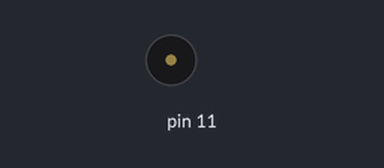
Simulated run of this sketch. Board: Arduino Uno, built with avr-gcc and run on an emulated ATmega328P. Parts: buzzer (waves = sounding).

Above: at 0.48 s.
At 6.9 s:
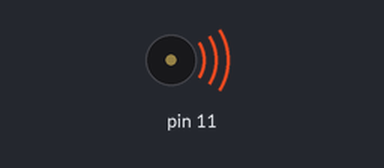
Timing chart, 0 to 10.4 s (numbered marks = the images above):
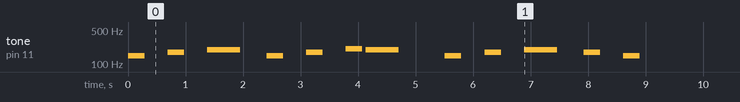

Measured:
- by itself, tone on pin 11: plays 147 Hz for 0.29 s, 175 Hz for 0.29 s, 196 Hz for 0.58 s, 147 Hz for 0.29 s, 175 Hz for 0.29 s, 208 Hz for 0.29 s … (12 notes in this stretch)

The sketch:

Teste_som_arduino.ino
```cpp
#include "pitches.h"
#define NO_SOUND 0

// Notas que devem ser tocadas ordenadamente;
// arrays de cada compasso da musica

int melodia[] = {
 NOTE_D3, NO_SOUND, NOTE_F3, NO_SOUND, NOTE_G3, NO_SOUND, NOTE_D3,
 NO_SOUND, NOTE_F3, NO_SOUND, NOTE_GS3, NOTE_G3, NO_SOUND,
 NOTE_D3, NO_SOUND, NOTE_F3, NO_SOUND, NOTE_G3, NO_SOUND, NOTE_F3,
 NO_SOUND, NOTE_D3, NO_SOUND, NO_SOUND
}


 ;
// Duração das Notas: Colcheia:8; Semínima: 4; Mínima:2; Semibreve:1
int tempoNotas[] ={
   8,8,8,8,4,8,8,
   8,8,8,8,4,4,
   8,8,8,8,4,8,8,
   8,8,4,4
};
const int compasso = 2300; // Altera o compasso da música
void setup(){

 // int melodia[] = compasso

  for (int Nota = 0; Nota <sizeof(melodia)-1; Nota++){//o número 7 indica quantas notas tem a nossa matriz.
    int tempo = compasso/tempoNotas[Nota]; //Tempo = compasso dividido pela indicação da matriz tempoNotas.
    tone(11, melodia[Nota],tempo); //Toca a nota indicada pela matriz melodia durante o tempo.
    // Para distinguir as notas adicionamos um tempo entre elas (tempo da nota + 20%).
    delay(tempo*1.2);
  }
}
void loop(){
  //Não é necessária a repetição pois a mesma será feita pelo botão Reset.
}
//Fim de Programa
```

pitches.h
```cpp
/*************************************************
 * Public Constants
 *************************************************/

#define NOTE_B0  31
#define NOTE_C1  33
#define NOTE_CS1 35
#define NOTE_D1  37
#define NOTE_DS1 39
#define NOTE_E1  41
#define NOTE_F1  44
#define NOTE_FS1 46
#define NOTE_G1  49
#define NOTE_GS1 52
#define NOTE_A1  55
#define NOTE_AS1 58
#define NOTE_B1  62
#define NOTE_C2  65
#define NOTE_CS2 69
#define NOTE_D2  73
#define NOTE_DS2 78
#define NOTE_E2  82
#define NOTE_F2  87
#define NOTE_FS2 93
#define NOTE_G2  98
#define NOTE_GS2 104
#define NOTE_A2  110
#define NOTE_AS2 117
#define NOTE_B2  123
#define NOTE_C3  131
#define NOTE_CS3 139
#define NOTE_D3  147
#define NOTE_DS3 156
#define NOTE_E3  165
#define NOTE_F3  175
#define NOTE_FS3 185
#define NOTE_G3  196
#define NOTE_GS3 208
#define NOTE_A3  220
#define NOTE_AS3 233
#define NOTE_B3  247
#define NOTE_C4  262
#define NOTE_CS4 277
#define NOTE_D4  294
#define NOTE_DS4 311
#define NOTE_E4  330
#define NOTE_F4  349
#define NOTE_FS4 370
#define NOTE_G4  392
#define NOTE_GS4 415
#define NOTE_A4  440
#define NOTE_AS4 466
#define NOTE_B4  494
#define NOTE_C5  523
#define NOTE_CS5 554
#define NOTE_D5  587
#define NOTE_DS5 622
#define NOTE_E5  659
#define NOTE_F5  698
#define NOTE_FS5 740
#define NOTE_G5  784
#define NOTE_GS5 831
#define NOTE_A5  880
#define NOTE_AS5 932
#define NOTE_B5  988
#define NOTE_C6  1047
#define NOTE_CS6 1109
#define NOTE_D6  1175
#define NOTE_DS6 1245
#define NOTE_E6  1319
#define NOTE_F6  1397
#define NOTE_FS6 1480
#define NOTE_G6  1568
#define NOTE_GS6 1661
#define NOTE_A6  1760
#define NOTE_AS6 1865
#define NOTE_B6  1976
#define NOTE_C7  2093
#define NOTE_CS7 2217
#define NOTE_D7  2349
#define NOTE_DS7 2489
#define NOTE_E7  2637
#define NOTE_F7  2794
#define NOTE_FS7 2960
#define NOTE_G7  3136
#define NOTE_GS7 3322
#define NOTE_A7  3520
#define NOTE_AS7 3729
#define NOTE_B7  3951
#define NOTE_C8  4186
#define NOTE_CS8 4435
#define NOTE_D8  4699
#define NOTE_DS8 4978
```
